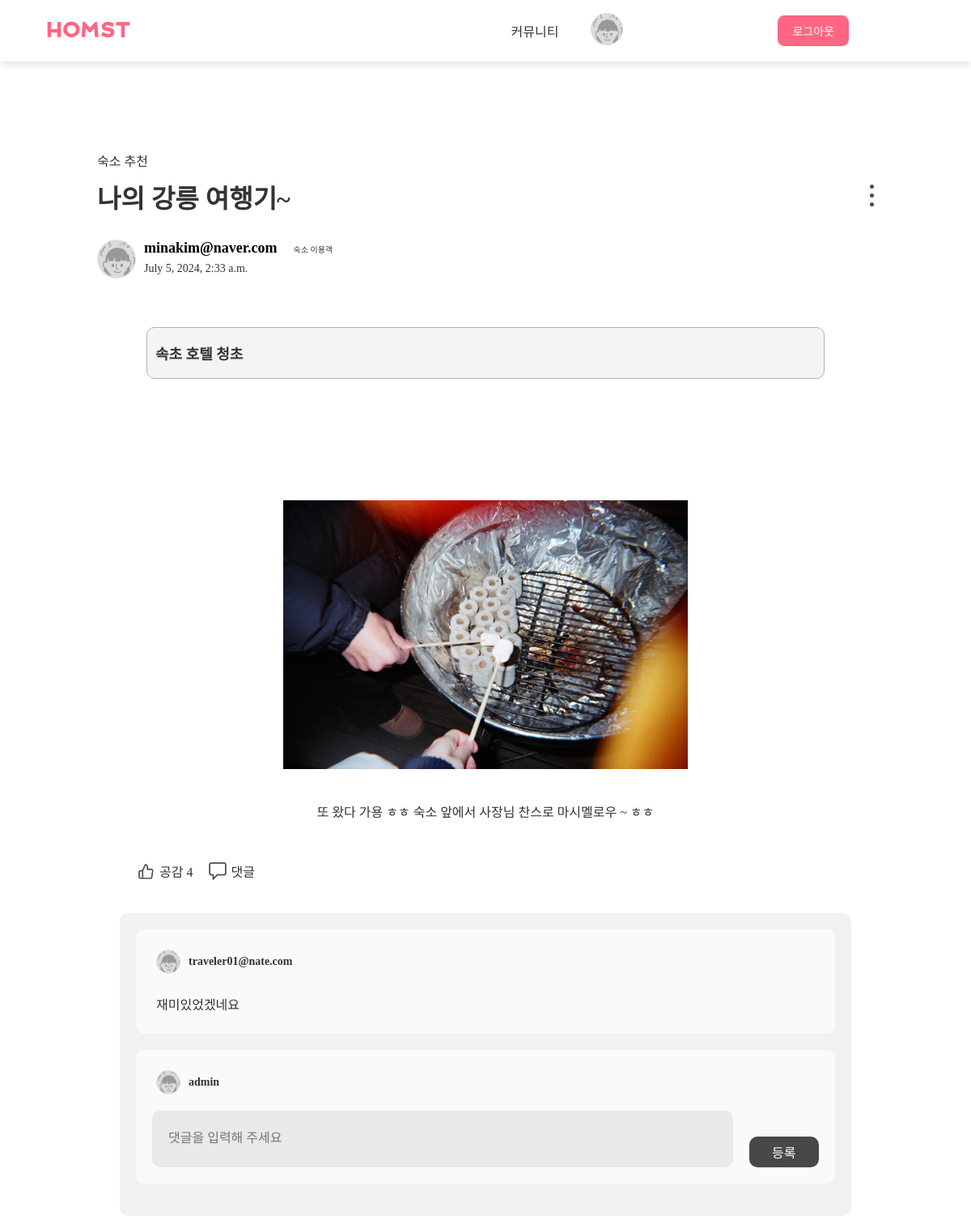
Screenshot of /community/20/ (signed in) with the database file from the repository.
### homst/models.py (models this page shows, shortened)
class Post(models.Model):
    CATEGORY_CHOICES = [
        ('review', '여행 후기'),
        ('accommodation', '숙소 추천'),
        ('free', '자유'),
    ]
    title = models.CharField(max_length=100)
    content = models.TextField()
    category = models.CharField(max_length=20, choices=CATEGORY_CHOICES, default='free')
    author = models.ForeignKey(User, on_delete=models.CASCADE, related_name='authored_posts')
    created_at = models.DateTimeField(auto_now_add=True)
    updated_at = models.DateTimeField(auto_now=True)
    likes = models.ManyToManyField(User, related_name='liked_posts', blank=True)
    image = models.ImageField(upload_to='post/', blank=True, null=True)
    accommodation_name = models.CharField(max_length=100, blank=True, null=True)
    travel_destination = models.CharField(max_length=100, blank=True, null=True)
    def get_likes_count(self):
        return self.likes.count()

class Comment(models.Model):
    content = models.TextField()
    author = models.ForeignKey(User, on_delete=models.CASCADE)
    post = models.ForeignKey(Post, related_name='comments', on_delete=models.CASCADE)
    created_at = models.DateTimeField(auto_now_add=True)
    updated_at = models.DateTimeField(auto_now=True)

### homst/views.py (the view)
# urls.py: path('community/<int:pk>/', views.community_detail, name='community_detail'),
@login_required
def community_detail(request, pk):
    post = get_object_or_404(Post, pk=pk)
    return render(request, 'homst/community_detail.html', {'post': post})

### homst/templates/homst/community_detail.html (shortened to what this page needs)
{% load static %}
<!DOCTYPE html>
<html lang="ko">
<head>
    <link rel="stylesheet" href="{% static 'css/community_check.css' %}" />
</head>
<body>
<nav>
    <div class="logo">
        <a href="{% url 'main' %}"><img href="{% url 'main' %}" src="{% static 'img/homst_logo.svg' %}" alt="여기톤 로고"></a>
    </div>
    <div class="page">
        <a href="{% url 'community' %}">커뮤니티</a>
        <a href="{% url 'mypage' %}"><img src="{% static 'img/mypage_profile.svg' %}" class="mypage"></a>
        <a href="{% url 'accounts:login' %}" style="text-decoration: none;">
            <div class="login_header_pro" id="login_header_pro">로그아웃</div>
        </a>
    </div>
</nav>
<div class="container">
    <p class="category">{{ post.get_category_display }}</p>
    <div class="title">
        <h2>{{ post.title }}</h2>
        <div class="hamburger">
            <div class="menu-btn" onclick="toggleMenu()">
                <div></div>
                <div></div>
                <div></div>
            </div>
        </div>
    </div>
    <div class="profile">
        <img src="{% static 'img/mypage_profile.svg' %}" class="profile-img">
        <div class="profile-info">
            <h3 class="name">{{ post.author }}</h3>
            <p class="date">{{ post.created_at }}</p>
        </div>
        <p class="level">숙소 이용객</p>
    </div>
    <div class="post-rating">
        <h3 class="lod-name">속초 호텔 청초</h3>
    </div>
    <div class="content">
        {% if post.image %}
                <img
                src="{{ post.image.url }}"
                alt="{{ post.title }}"
                width="500"
                height="auto"
                />
                {% endif %}
        {{ post.content }}
    </div>
    <div class="buttons">
        <div class="posvote-btn">
            <img src="{% static 'img/community_like.svg' %}" alt="공감" class="like" id="like-button" data-post-id="{{ post.id }}">
            <p>공감 <span id="like-count">{{ post.get_likes_count }}</span></p>
        </div>
        <div class="scrap-btn">
            <img src="{% static 'img/community_comment.svg' %}" alt="댓글" class="comment">
            <p>댓글</p>
        </div>
    </div>
    <section id="comments-section">
        {% for comment in post.comments.all %}
        <article>
            <div class="parent">
                <div class="parent-profile">
                    <img src="{% static 'img/mypage_profile.svg' %}" class="profile-img">
                    <h3 class="name">{{ comment.author }}</h3>
                </div>
                <p>{{ comment.content }}</p>
            </div>
        </article>
        {% endfor %}
        <article>
            <form method="post" action="{% url 'add_comment' post.id %}">
                <div class="parent-write">
                    <div class="parent-profile">
                        <img src="{% static 'img/mypage_profile.svg' %}" class="profile-img">
                        <h3 class="name">{{ user.username }}</h3>
                    </div>
                    <div class="parent-content">
                        <textarea name="content" id="commentText" placeholder="댓글을 입력해 주세요" rows="3" required></textarea>
                        <button type="submit" id="submitComment">등록</button>
                    </div>
                </div>
            </form>
        </article>
    </section>
</div>
</body>
</html>

### static/css/community_check.css (style rules this page uses)
:root { --white: #fff; --black: #000; --home_head_back: #BBBBBB; --home_head_btn: #FE6683; --home_head_item_back: #F5F5F5; --home_head_item_txt: #3B3B3B; --img_back: #D9D9D9; --home_head_popup_back: #EAEAEA; --home_head_popup_icon: #8C8C8C; --home_main_item_back: #D9D9D9; --home_main_item_grade: #8C8C8C; }
* { margin: 0; padding: 0; font-family: 'R'; }
body, h2, h3, p { margin: 0; padding: 0; font-family: 'R'; color: #333; }
body { background-color: #ffffff; display: flex; justify-content: center; flex-direction: column; align-items: center; }
nav { width: 100%; background: #FFFFFF; height: 76px; display: flex; justify-content: space-between; align-items: center; box-shadow: 0 4px 8px rgba(0, 0, 0, 0.1); }
.page { display: flex; align-items: center; }
.container { display: flex; width: 80%; flex-direction: column; justify-content: center; padding: 10px; }
.logo img { margin-left: 56px; width: 107px; height: 21px; }
.page a { text-decoration: none; color: #333; margin: 0 20px; font-size: 16px; }
.mypage { width: 40px; height: 40px; margin-right: 130px; }
.login_header_pro { padding: 9px 18px; margin-right: 131px; margin-left: 21px; background-color: #FE6683; color: var(--white); font-size: 14px; font-family: "M"; border-radius: 8.18px; }
.category { margin-top: 100px; font-size: 16px; }
.title { display: flex; width: 100%; justify-content: space-between; margin-top: 10px; align-items: center; margin-bottom: 30px; }
.title h2 { font-size: 32px; }
.menu-btn { display: inline-block; cursor: pointer; position: relative; }
.menu-btn div { width: 5px; height: 5px; background-color: #4D4D4D; border-radius: 50%; margin: 6px 0; transition: 0.4s; }
.profile { display: flex; flex-direction: row; color: #a6a6a6; font-size: 12px; margin-bottom: 60px; width: 100%; }
.profile > img { width: 48px; height: 48px; border-radius: 50%; }
.profile-info { margin-left: 10px; }
.profile-info > h3 { max-width: 200px; line-height: 20px; font-size: 18px; font-weight: bold; color: black; margin-bottom: 8px; }
.date { font-size: 14px; }
.level { font-size: 10px; margin-left: 20px; margin-top: 4px; }
.post-rating { display: flex; background-color: #F4F4F4; border: 1px solid #B3B3B3; width: 85%; padding: 10px; border-radius: 10px; margin-bottom: 18px; margin: 0 auto; margin-bottom: 100px; }
.date { display: flex; flex-direction: row; align-items: center; font-size: 14px; }
.lod-name { margin: 0; font-size: 18px; font-weight: bold; padding: 8px 0; }
.content { display: flex; flex-direction: column; align-items: center; padding: 50px; background-color: #fff; margin: 0 auto; }
.content img { margin-bottom: 40px; }
.buttons { display: flex; width: 90%; margin: 0 auto; }
.posvote-btn, .scrap-btn { display: flex; align-items: center; cursor: pointer; margin-right: 20px; }
.like { width: 24px; height: 24px; margin-right: 5px; }
.comment { width: 22px; height: 22px; margin-right: 5px; }
section { padding: 20px; background-color: #F1F1F1; border-radius: 10px; width: 90%; margin: 0 auto; margin-top: 40px; }
article { padding: 20px; background-color: #FAFAFA; border-radius: 10px; margin-bottom: 20px; }
.parent { display: flex; flex-direction: column; align-items: flex-start; }
.parent-profile { display: flex; align-items: center; margin-right: 10px; padding: 5px; }
.parent-profile .profile-img { width: 30px; height: 30px; border-radius: 50%; margin-right: 10px; }
.parent-profile .name { font-size: 14px; margin: 0; }
.parent p { flex-grow: 1; margin: 0; font-size: 16px; padding: 5px; margin-top: 15px; }
.parent-write { display: flex; flex-direction: column; align-items: flex-start; width: 100%; }
.parent-content { display: flex; flex-direction: row; justify-content: space-between; width: 100%; }
.parent-write textarea { width: 100%; padding: 20px; border: 0; height: 70px; background-color: #E9E9E9; border-radius: 10px; font-size: 16px; margin: 0 auto; margin-top: 15px; resize: none; box-sizing: border-box; outline: none; }
.parent-content button { align-self: flex-end; border: none; background-color: #484848; color: #ffffff; cursor: pointer; font-size: 16px; border-radius: 10px; width: 100px; padding: 7px 0; margin-left: 20px; }

### homst/templates/homst/community_detail.html (style rules this page uses)
.comment { white-space: pre-line; }

### rows the page displays
Post: category "숙소 추천", title "나의 강릉 여행기~", author "minakim@naver.com", created_at "July 5, 2024, 2:33 a.m.", image (picture), content "또 왔다 가용 ㅎㅎ 숙소 앞에서 사장님 찬스로 마시멜로우 ~ ㅎㅎ", get_likes_count "4"
Comment: author "traveler01@nate.com", content "재미있었겠네요"

### other values shown
{{ user.username }} "admin"
